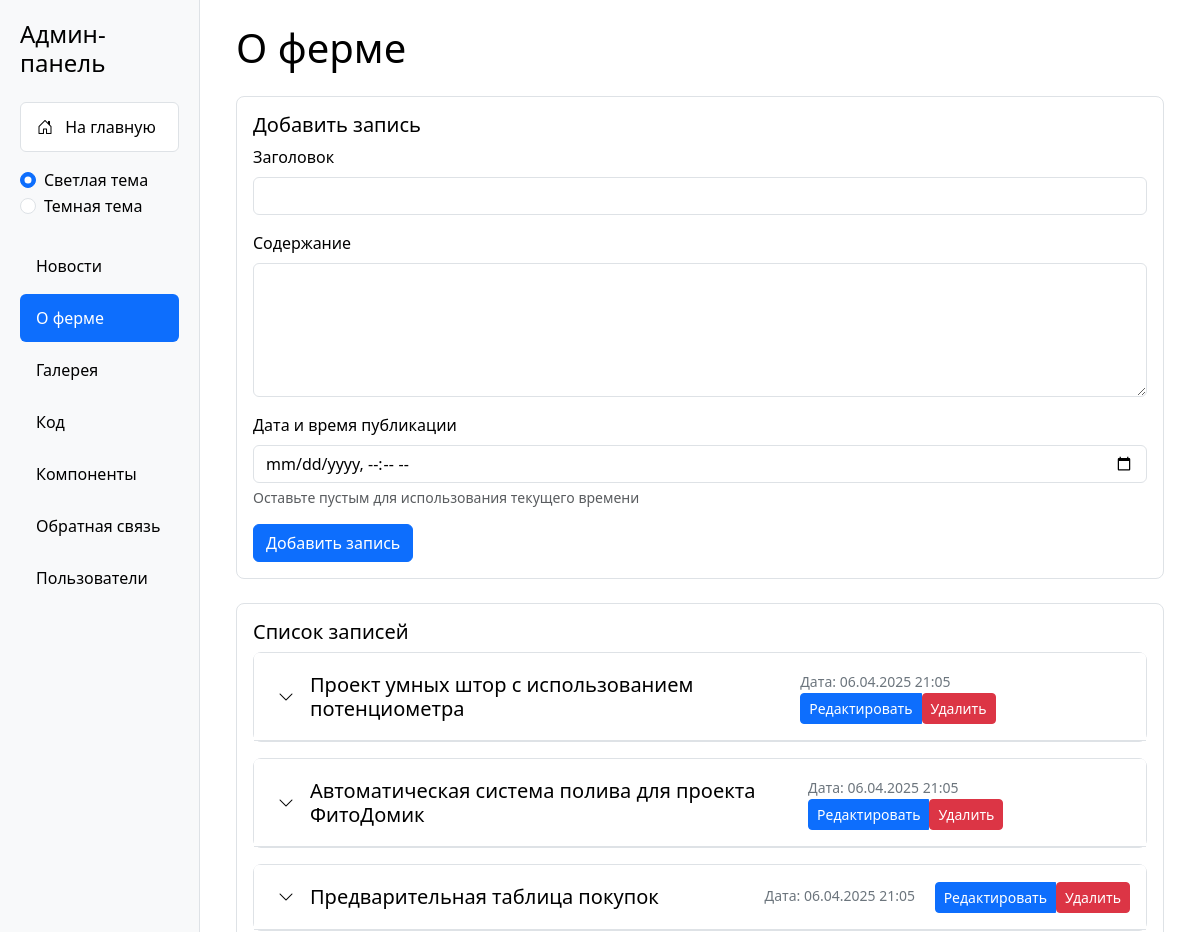
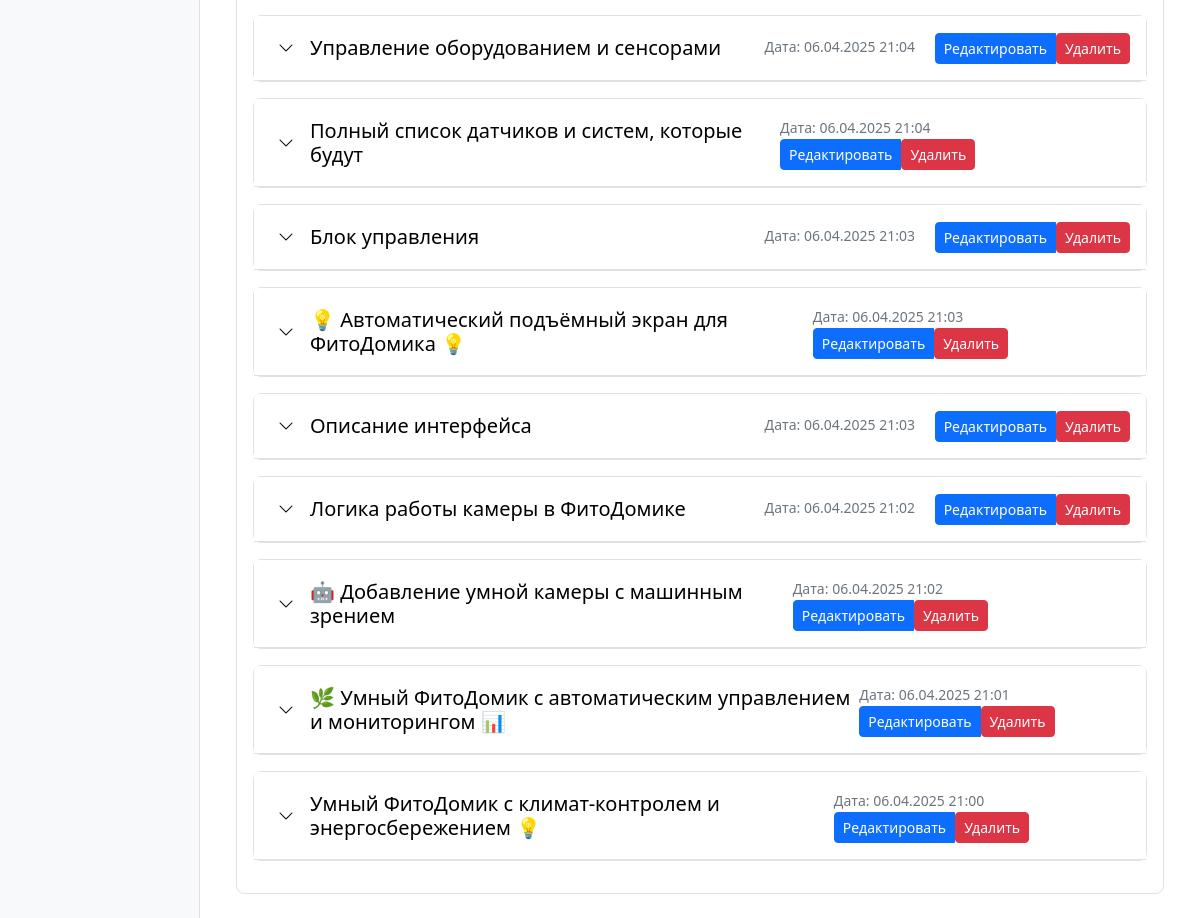
The app's page /admin/index.php?section=info (signed in) with its own data (2 pictures, top to bottom).
### tables this page shows
CREATE TABLE `timeline` (
  `id` int NOT NULL,
  `title` varchar(255) NOT NULL,
  `content` text NOT NULL,
  `created_at` timestamp NULL DEFAULT CURRENT_TIMESTAMP
);

### admin/sections/info.php (the view, shortened to what this page needs)
<?php
try {
    $stmt = $pdo->query("SELECT * FROM timeline ORDER BY created_at DESC");
    $info = $stmt->fetchAll();
} catch(PDOException $e) {
    $error = "Ошибка при получении списка записей";
    $info = [];
}
?>
<div class="container">
    <h1 class="mb-4">О ферме</h1>
    <div class="card mb-4">
        <div class="card-body">
            <h5 class="card-title">Добавить запись</h5>
            <form method="POST">
                <div class="mb-3">
                    <label for="title" class="form-label">Заголовок</label>
                    <input type="text" class="form-control" id="title" name="title" required>
                </div>
                <div class="mb-3">
                    <label for="content" class="form-label">Содержание</label>
                    <textarea class="form-control" id="content" name="content" rows="5" required></textarea>
                </div>
                <div class="mb-3">
                    <label for="created_at" class="form-label">Дата и время публикации</label>
                    <input type="datetime-local" class="form-control" id="created_at" name="created_at">
                    <div class="form-text">Оставьте пустым для использования текущего времени</div>
                </div>
                <button type="submit" class="btn btn-primary">Добавить запись</button>
            </form>
        </div>
    </div>
    <div class="card">
        <div class="card-body">
            <h5 class="card-title">Список записей</h5>
            <?php if (empty($info)): ?>
                <p class="text-muted">Записей пока нет</p>
            <?php else: ?>
                <?php foreach ($info as $item): ?>
                    <div class="card mb-3">
                        <div class="card-header">
                            <button class="toggle-btn" onclick="toggleContent(<?php echo $item['id']; ?>)">
                                <i class="bi bi-chevron-down"></i>
                            </button>
                            <h5 class="card-title"><?php echo htmlspecialchars($item['title']); ?></h5>
                            <div class="ms-auto">
                                <small class="text-muted me-3">
                                    Дата: <?php echo date('d.m.Y H:i', strtotime($item['created_at'])); ?>
                                </small>
                                <div class="btn-group">
                                    <button type="button" class="btn btn-primary btn-sm" data-bs-toggle="modal" data-bs-target="#editModal<?php echo $item['id']; ?>">
                                        Редактировать
                                    </button>
                                    <form method="POST" style="display: inline;">
                                        <button type="submit" class="btn btn-danger btn-sm" onclick="return confirm('Вы уверены?')">Удалить</button>
                                    </form>
                                </div>
                            </div>
                        </div>
                    </div>
                <?php endforeach; ?>
            <?php endif; ?>
        </div>
    </div>
</div>

### admin/index.php (style rules this page uses)
:root[data-theme="light"] { --bg-color: #ffffff; --text-color: #000000; --sidebar-bg: #f8f9fa; --card-bg: #ffffff; --border-color: #dee2e6; --hover-bg: #e9ecef; --muted-text: #6c757d; }
body { background-color: var(--bg-color); color: var(--text-color); min-height: 100vh; }
.card { background-color: var(--card-bg); color: var(--text-color); border: 1px solid var(--border-color); border-radius: 8px; }
.form-control { background-color: var(--card-bg); border-color: var(--border-color); color: var(--text-color); }
.text-muted { color: var(--muted-text) !important; }

### admin/sections/info.php (style rules this page uses)
.toggle-btn { cursor: pointer; padding: 0.25rem 0.5rem; margin-right: 0.5rem; border: none; background: none; color: var(--text-color); }
.toggle-btn i { transition: transform 0.3s ease; }
.card-header { display: flex; align-items: center; background-color: var(--card-bg); border-bottom: 1px solid var(--border-color); padding: 1rem; }
.card-header h5 { margin: 0; }

### records on screen
timeline: title "Проект умных штор с использованием потенциометра", created_at "06.04.2025 21:05"
timeline: title "Автоматическая система полива для проекта ФитоДомик", created_at "06.04.2025 21:05"
timeline: title "Предварительная таблица покупок", created_at "06.04.2025 21:05"
timeline: title "Управление оборудованием и сенсорами", created_at "06.04.2025 21:04"
timeline: title "Полный список датчиков и систем, которые будут", created_at "06.04.2025 21:04"
timeline: title "Блок управления", created_at "06.04.2025 21:03"
timeline: title "💡 Автоматический подъёмный экран для ФитоДомика 💡", created_at "06.04.2025 21:03"
timeline: title "Описание интерфейса", created_at "06.04.2025 21:03"
timeline: title "Логика работы камеры в ФитоДомике", created_at "06.04.2025 21:02"
timeline: title "🤖 Добавление умной камеры с машинным зрением", created_at "06.04.2025 21:02"
timeline: title "🌿 Умный ФитоДомик с автоматическим управлением и мониторингом 📊", created_at "06.04.2025 21:01"
timeline: title "Умный ФитоДомик с климат-контролем и энергосбережением 💡", created_at "06.04.2025 21:00"
